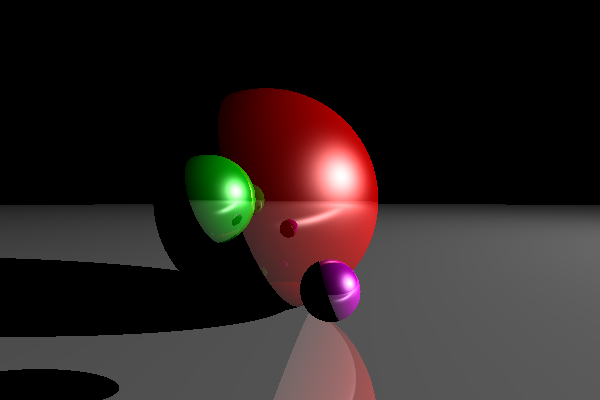
#> input picture image.png, 600 x 400 px
$ python -i generator.py   (imports and definitions only)
#> lines starting #> are read from the running program, lines starting #| are printed output that depends on the picture
from math import sqrt
import random
import numpy as np
from objects import Object
from scene import Scene
from basic_geom import Vector3, Point, Color
import matplotlib.pyplot as plt
from light import Light

# [49 lines left out: functions nearest_intersected_object, get_dir_camera, not called in this run]


def reflect(dir_to_light : Vector3, normal : Vector3):
    return Vector3(*(-dir_to_light.vector + 2*np.dot(dir_to_light.vector, normal.vector)*normal.vector ))


# [111 lines left out: functions refract, colorize, not called in this run]


def trace_img(scene: Scene):

    #initialize the image
    width = scene.width
    height = scene.height
    image = np.full((height, width, 3), scene.bg_color.vector)

    # adjust camera
    cam_pos = (scene.cam_eye) #camera position
    cam_dir = (scene.cam_look_at) #camera looking point
    n_side,n_mira,n_up = get_dir_camera(scene,cam_pos=cam_pos,cam_dir=cam_dir)

    # get recursion depth for reflections and refraction
    ttl = scene.max_depth

    #initial point
    ponto_inicial = Point(0,0,0)
    if(width%2 == 0):
        ponto_inicial.vector = (width/2 - 1)*n_side.vector + n_mira.vector + cam_pos.vector
    else:
        ponto_inicial.vector = ((width-1)/2 - 0.5)*n_side.vector + n_mira.vector + cam_pos.vector
    if(height%2 == 0):
        ponto_inicial.vector += (height/2 - 1)*n_up.vector
    else:
        ponto_inicial.vector += ((height-1)/2 - 0.5)*n_up.vector

    ponto_atual = Point(0,0,0)
    for i in range(height-1):
        #get current y position
        ponto_atual.vector = ponto_inicial.vector - n_up.vector*i
        for j in range(width-1):


            ponto_atual.vector -=  n_side.vector
            pixel = Vector3(*ponto_atual.vector)

            origin = Point(*cam_pos.vector)
            direction = Vector3(*(pixel.vector - origin.vector))
            direction.normalize()

            color = Color(0,0,0)
            color.vector = colorize(scene, origin, direction, ttl, i, j)
            color.normalize()
            image[i, j] = np.clip(color.vector, 0, 1)


        print("progress: %d/%d" % (i + 1, height))
    return image


def save_img(nome: str, img):
    plt.imsave(f'{nome}.png', img)

>>> import cv2
>>> picture = cv2.imread('../image.png', cv2.IMREAD_GRAYSCALE)
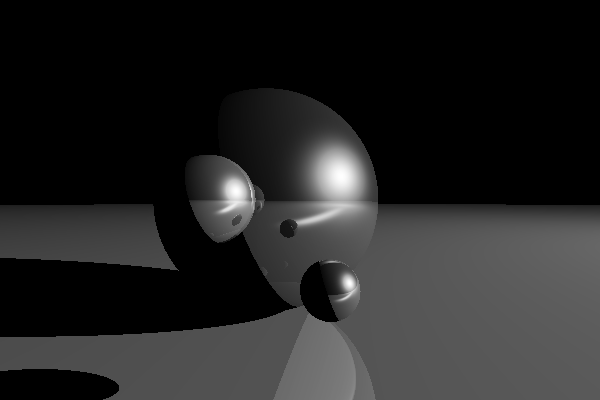
#> picture: shape (400, 600); min 0, max 254, mean 36.3
#> (the run stopped early here; a loop or call above may not have finished)
